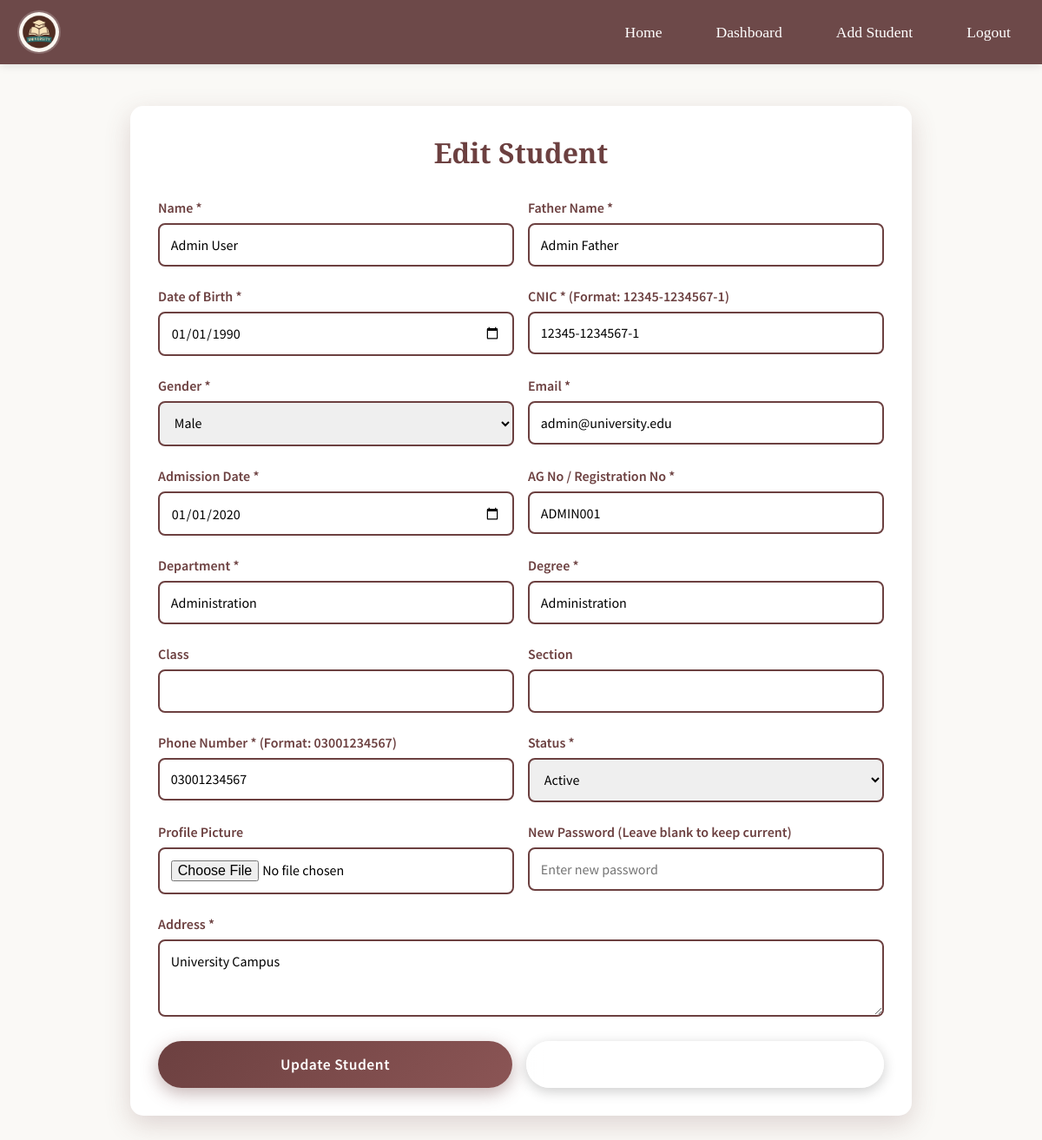
The page /admin/students/edit_student.php?id=1 (signed in) on the database its author committed.
### tables this page shows
CREATE TABLE IF NOT EXISTS students (
    stu_id INT AUTO_INCREMENT PRIMARY KEY,
    name VARCHAR(100) NOT NULL,
    father_name VARCHAR(100) NOT NULL,
    dob DATE NOT NULL,
    cnic VARCHAR(20) NOT NULL UNIQUE,
    gender ENUM('Male', 'Female', 'Other') NOT NULL,
    email VARCHAR(100) NOT NULL UNIQUE,
    adm_date DATE NOT NULL,
    ag_no VARCHAR(50) NOT NULL UNIQUE,
    department VARCHAR(100) NOT NULL,
    class VARCHAR(50),
    section VARCHAR(20),
    degree VARCHAR(100) NOT NULL,
    phone_no VARCHAR(20) NOT NULL,
    address TEXT NOT NULL,
    stu_status ENUM('Active', 'Inactive', 'Graduated', 'Suspended') DEFAULT 'Active',
    password VARCHAR(255) NOT NULL,
    profile_picture VARCHAR(255) DEFAULT NULL,
    role ENUM('student', 'admin', 'faculty') DEFAULT 'student',
    is_focal_person TINYINT(1) DEFAULT 0,
    created_at TIMESTAMP DEFAULT CURRENT_TIMESTAMP,
    updated_at TIMESTAMP DEFAULT CURRENT_TIMESTAMP ON UPDATE CURRENT_TIMESTAMP,
    INDEX idx_email (email),
    INDEX idx_ag_no (ag_no),
    INDEX idx_department (department),
    INDEX idx_role (role)
);

### admin/students/edit_student.php (the view, shortened to what this page needs)
<?php
$stu_id = isset($_GET['id']) ? (int)$_GET['id'] : 0;
$pdo = getDBConnection();
$stmt = $pdo->prepare("SELECT * FROM students WHERE stu_id = ?");
$stmt->execute([$stu_id]);
$student = $stmt->fetch();
?>
<!DOCTYPE html>
<html lang="en">
<head>
    <link rel="stylesheet" href="../style.css">
</head>
<body>
    <div class="navbar">
        <img src="../ChatGPT Image Oct 1, 2025, 10_03_37 AM.png" class="logo" alt="University Logo">
        <ul>
            <li><a href="../index.html">Home</a></li>
            <li><a href="dashboard.php">Dashboard</a></li>
            <li><a href="add_student.php">Add Student</a></li>
            <li><a href="logout.php">Logout</a></li>
        </ul>
    </div>
    <div class="form-container">
        <h1 style="font-family: 'Cinzel', serif; color: #6c4040; text-align: center; margin-bottom: 2rem;">Edit Student</h1>
        <form method="POST" enctype="multipart/form-data">
            <div class="form-row">
                <div class="form-group">
                    <label>Name *</label>
                    <input type="text" name="name" required value="<?php echo htmlspecialchars($student['name']); ?>">
                </div>
                <div class="form-group">
                    <label>Father Name *</label>
                    <input type="text" name="father_name" required value="<?php echo htmlspecialchars($student['father_name']); ?>">
                </div>
            </div>
            <div class="form-row">
                <div class="form-group">
                    <label>Date of Birth *</label>
                    <input type="date" name="dob" required value="<?php echo htmlspecialchars($student['dob']); ?>">
                </div>
                <div class="form-group">
                    <label>CNIC * (Format: 12345-1234567-1)</label>
                    <input type="text" name="cnic" required pattern="\d{5}-\d{7}-\d{1}" value="<?php echo htmlspecialchars($student['cnic']); ?>">
                </div>
            </div>
            <div class="form-row">
                <div class="form-group">
                    <label>Gender *</label>
                    <select name="gender" required>
                        <option value="Male" <?php echo $student['gender'] === 'Male' ? 'selected' : ''; ?>>Male</option>
                    </select>
                </div>
                <div class="form-group">
                    <label>Email *</label>
                    <input type="email" name="email" required value="<?php echo htmlspecialchars($student['email']); ?>">
                </div>
            </div>
            <div class="form-row">
                <div class="form-group">
                    <label>Admission Date *</label>
                    <input type="date" name="adm_date" required value="<?php echo htmlspecialchars($student['adm_date']); ?>">
                </div>
                <div class="form-group">
                    <label>AG No / Registration No *</label>
                    <input type="text" name="ag_no" required value="<?php echo htmlspecialchars($student['ag_no']); ?>">
                </div>
            </div>
            <div class="form-row">
                <div class="form-group">
                    <label>Department *</label>
                    <input type="text" name="department" required value="<?php echo htmlspecialchars($student['department']); ?>">
                </div>
                <div class="form-group">
                    <label>Degree *</label>
                    <input type="text" name="degree" required value="<?php echo htmlspecialchars($student['degree']); ?>">
                </div>
            </div>
            <div class="form-row">
                <div class="form-group">
                    <label>Class</label>
                    <input type="text" name="class" value="<?php echo htmlspecialchars($student['class'] ?? ''); ?>">
                </div>
                <div class="form-group">
                    <label>Section</label>
                    <input type="text" name="section" value="<?php echo htmlspecialchars($student['section'] ?? ''); ?>">
                </div>
            </div>
            <div class="form-row">
                <div class="form-group">
                    <label>Phone Number * (Format: 03001234567)</label>
                    <input type="text" name="phone_no" required pattern="0[0-9]{10}" value="<?php echo htmlspecialchars($student['phone_no']); ?>">
                </div>
                <div class="form-group">
                    <label>Status *</label>
                    <select name="stu_status" required>
                        <option value="Active" <?php echo $student['stu_status'] === 'Active' ? 'selected' : ''; ?>>Active</option>
                    </select>
                </div>
            </div>
            <div class="form-row">
                <div class="form-group">
                    <label>Profile Picture</label>
                    <input type="file" name="profile_picture" accept="image/jpeg,image/jpg,image/png,image/gif">
                </div>
                <div class="form-group">
                    <label>New Password (Leave blank to keep current)</label>
                    <input type="password" name="password" minlength="6" placeholder="Enter new password">
                </div>
            </div>
            <div class="form-group">
                <label>Address *</label>
                <textarea name="address" rows="3" required><?php echo htmlspecialchars($student['address']); ?></textarea>
            </div>
            <div style="display: flex; gap: 1rem;">
                <button type="submit" class="btn btn-primary" style="flex: 1;">Update Student</button>
                <a href="dashboard.php" class="btn btn-secondary" style="flex: 1; text-align: center;">Cancel</a>
            </div>
        </form>
    </div>
</body>
</html>

### public/assets/style.css (style rules this page uses)
* { margin: 0; padding: 0; box-sizing: border-box; }
body { background-color: #FAF9F6; font-family: 'Cormorant Garamond', serif; }
.navbar { display: flex; justify-content: space-between; align-items: center; padding: 12px 20px; background: rgba(102, 64, 64, 0.95); flex-wrap: wrap; box-shadow: 0 2px 10px rgba(0, 0, 0, 0.1); position: sticky; top: 0; z-index: 1000; backdrop-filter: blur(10px); }
.navbar .logo { width: 50px; height: 50px; border-radius: 50%; object-fit: cover; border: 2px solid rgba(255, 255, 255, 0.2); transition: transform 0.3s ease; }
.navbar ul { display: flex; list-style: none; gap: 30px; flex-wrap: wrap; justify-content: center; }
.navbar ul li a { text-decoration: none; color: #fff; font-weight: 500; font-size: 1.1rem; padding: 10px 16px; border-radius: 8px; transition: all 0.3s ease; position: relative; overflow: hidden; }
.btn { display: inline-block; padding: 14px 32px; font-size: 1.1rem; font-family: 'Source Sans Pro', sans-serif; font-weight: 600; text-decoration: none; border-radius: 50px; transition: all 0.4s cubic-bezier(0.4, 0, 0.2, 1); text-align: center; cursor: pointer; min-width: 180px; position: relative; overflow: hidden; box-shadow: 0 4px 15px rgba(108, 64, 64, 0.3); letter-spacing: 0.5px; }
.btn::before { content: ''; position: absolute; top: 50%; left: 50%; width: 0; height: 0; border-radius: 50%; background: rgba(255, 255, 255, 0.2); transform: translate(-50%, -50%); transition: width 0.6s, height 0.6s; }
.btn-primary { background: linear-gradient(135deg, #6c4040 0%, #8b5555 100%); color: #fff; border: 2px solid transparent; box-shadow: 0 6px 20px rgba(108, 64, 64, 0.4); }
.btn-secondary { background: rgba(255, 255, 255, 0.15); color: #fff; border: 2px solid rgba(255, 255, 255, 0.8); backdrop-filter: blur(10px); box-shadow: 0 4px 15px rgba(0, 0, 0, 0.2); }
button[type="submit"] { padding: 14px 32px !important; background: linear-gradient(135deg, #6c4040 0%, #8b5555 100%) !important; color: #fff !important; font-family: 'Source Sans Pro', sans-serif !important; font-weight: 600 !important; font-size: 1.1rem !important; border: none !important; border-radius: 50px !important; cursor: pointer !important; transition: all 0.4s cubic-bezier(0.4, 0, 0.2, 1) !important; box-shadow: 0 6px 20px rgba(108, 64, 64, 0.4) !important; letter-spacing: 0.5px !important; position: relative !important; overflow: hidden !important; }
button[type="submit"]::before { content: ''; position: absolute; top: 50%; left: 50%; width: 0; height: 0; border-radius: 50%; background: rgba(255, 255, 255, 0.2); transform: translate(-50%, -50%); transition: width 0.6s, height 0.6s; }
.form-group { margin-bottom: 1.5rem; }
.form-group label { display: block; font-family: 'Source Sans Pro', sans-serif; font-weight: 600; color: #6c4040; margin-bottom: 0.5rem; }
.form-group input, .form-group select, .form-group textarea { width: 100%; padding: 12px; border: 2px solid #ddd; border-radius: 10px; font-family: 'Source Sans Pro', sans-serif; font-size: 1rem; transition: all 0.3s ease; }

### admin/students/edit_student.php (style rules this page uses)
.form-container { max-width: 900px; margin: 3rem auto; padding: 2rem; background: #fff; border-radius: 15px; box-shadow: 0 10px 30px rgba(108, 64, 64, 0.2); }
.form-group { margin-bottom: 1.5rem; }
.form-group label { display: block; margin-bottom: 0.5rem; color: #6c4040; font-weight: 600; }
.form-group input, .form-group select, .form-group textarea { width: 100%; padding: 0.8rem; border: 2px solid #6c4040; border-radius: 8px; font-size: 1rem; font-family: 'Source Sans Pro', sans-serif; }
.form-row { display: grid; grid-template-columns: 1fr 1fr; gap: 1rem; }

### rows shown on the page
students: name "Admin User", father_name "Admin Father", dob "01/01/1990", cnic "12345-1234567-1", gender "Male", email "admin@university.edu", adm_date "01/01/2020", ag_no "ADMIN001", department "Administration", degree "Administration", phone_no "03001234567", stu_status "Active", address "University Campus"
